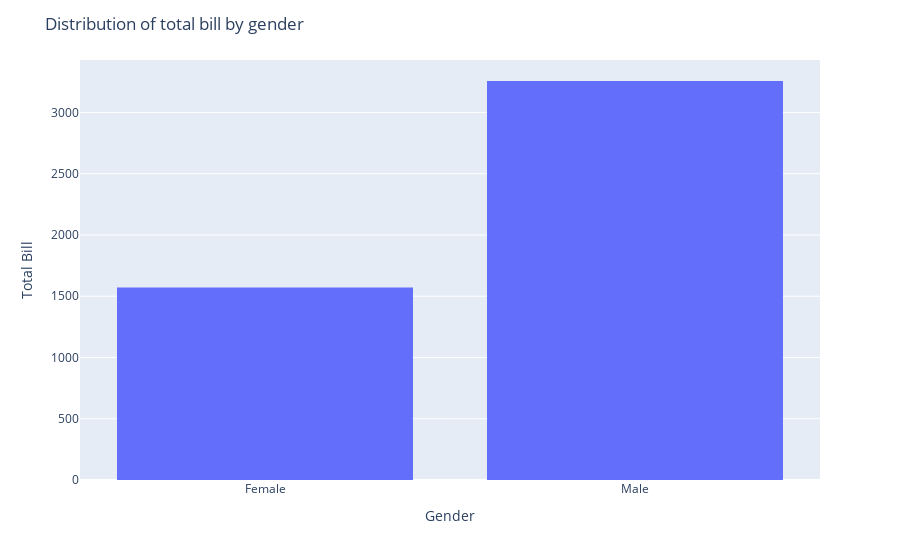

Source (notebook cell):
### Code cell
import plotly.express as go
tips = go.data.tips()
fig = go.histogram(tips, x="sex", y="total_bill")
fig.update_layout(title = "Distribution of total bill by gender",
                 xaxis_title = "Gender",
                 yaxis_title = "Total Bill"
                 )
fig.show()

### Figure 1 — Plotly figure (JSON) as saved in the notebook; plotly's stock layout.template omitted (floating-point values rounded to 4 significant figures; data arrays with more than 128 entries replaced by an {"elided": "..."} marker saying what was removed)
{"data": [{"alignmentgroup": "True", "bingroup": "x", "histfunc": "sum", "hovertemplate": "sex=%{x}<br>sum of total_bill=%{y}<extra></extra>", "legendgroup": "", "marker": {"color": "#636efa", "pattern": {"shape": ""}}, "name": "", "offsetgroup": "", "orientation": "v", "showlegend": false, "type": "histogram", "x": {"elided": "244 str values"}, "xaxis": "x", "y": {"elided": "244 float values"}, "yaxis": "y"}], "layout": {"barmode": "relative", "legend": {"tracegroupgap": 0}, "margin": {"t": 60}, "title": {"text": "Distribution of total bill by gender"}, "xaxis": {"anchor": "y", "domain": [0, 1], "title": {"text": "Gender"}}, "yaxis": {"anchor": "x", "domain": [0, 1], "title": {"text": "Total Bill"}}}}
